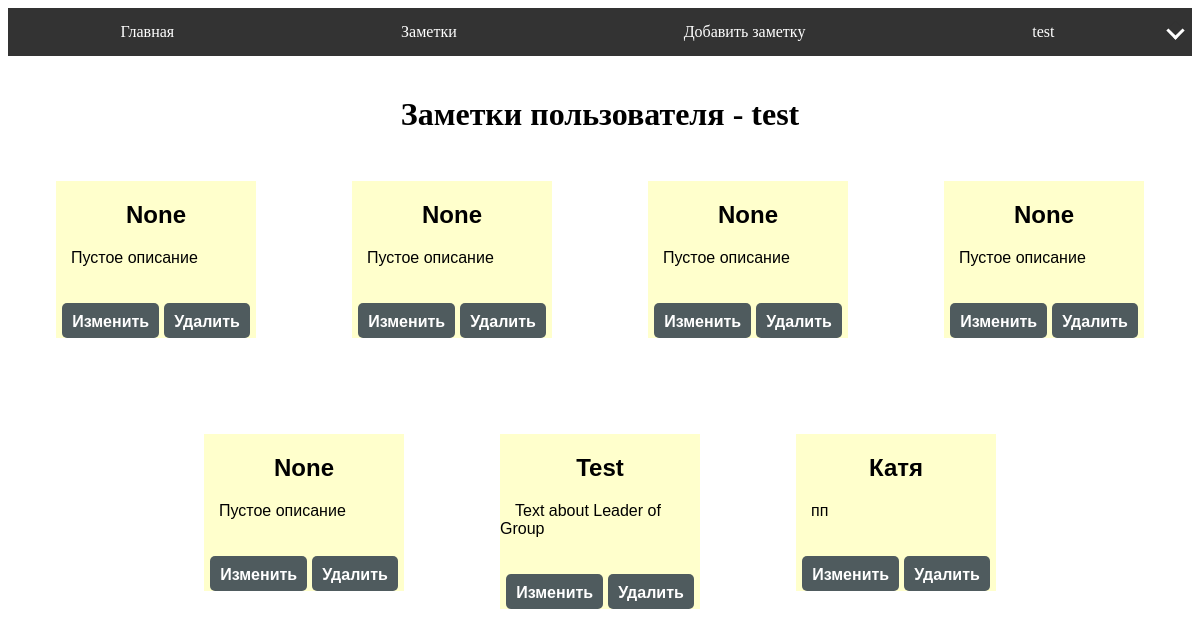
The app's page /notes/ (signed in) with its own data.
### test_app/models.py (models this page shows, shortened)
class User(AbstractUser):
    username = models.CharField(max_length=20, unique=True)
    first_name = models.CharField(max_length=10)
    last_name = models.CharField(max_length=10)
    email = models.EmailField(unique=True)
    password = models.CharField(max_length=30)

class Note(models.Model):
    owned = models.ForeignKey(User, on_delete=models.CASCADE)
    text = models.TextField(blank=True)
    description = models.TextField(blank=True)
    title = models.CharField(max_length=100, blank=True, null=True)

### test_app/views.py (the view)
# urls.py: path('notes/', views.notes, name='notes'),
def notes(request):
    if request.method == 'GET':
        if request.user is not AnonymousUser:
            content = Note.objects.filter(owned=request.user)
            if content.count() == 0:
                return HttpResponse("<h3>NO NOTES</h3>"
                                    "<a href='/add_note'>ADD NOTE</a>")
            print(content)
            context = {'notes': content,
                       'user': request.user}
        else:
            return render(request, 'login_page.html')
        return render(request, 'notes.html', context)

### templates/notes.html
{% extends "base.html" %}
{% block content %}
    <h1 class='title-notes'>Заметки пользователя - {{ user.username }}</h1>
    <div class="notes-container" style="display: flex; flex-wrap: wrap; height: 300px">
        {% for note in notes %}
            <div class="note-container">
                <div class="note-title">
                    <h2><a href={% url 'note' pk=note.id %}>{{ note.title }}</a></h2>
                </div>
                <div class="note-description">
                    {% if note.description != "" %}
                    <p>{{ note.description }}</p>
                    {% else %}
                    <p>Пустое описание</p>
                    {% endif %}
                </div>
                <div class="note-button">
                    <a href="{% url 'edit_note' pk=note.id %}">Изменить</a>
                    <a href="{% url 'delete_note' pk=note.id %}">Удалить</a>
                </div>
            </div>
        {% endfor %}
    </div>
{% endblock %}

### templates/base.html (shortened to what this page needs)
<!DOCTYPE html>
{% load static %}
<html lang="en">
<head>
    <link rel="stylesheet" href="{% static 'style.css' %}">
    <link rel="stylesheet" href="https://unicons.iconscout.com/release/v4.0.0/css/line.css">
</head>
<body>
    {% include 'header.html' %}
    {% block content %}
    {% endblock %}
</body>
</html>

### templates/header.html (shortened to what this page needs)
<!DOCTYPE html>
{% load static %}
<html lang="en">
<head>
    <link rel="stylesheet" href="{% static 'style.css' %}">
    <link rel="stylesheet" href="https://unicons.iconscout.com/release/v4.0.0/css/line.css">
</head>
<body>
    <nav class="navbar">
        <a href="{% url 'base' %}" class='acitve'>Главная</a>
        {%  if user.is_authenticated %}
            <a class="nav-notes" href="{% url 'notes' %}">Заметки</a>
            <a class="nav-note" href="{% url 'add_note' %}">Добавить заметку</a>
            <a class="nav-profile" href="{% url 'profile' %}">{{ user.username }}</a>
            <div class='dropdown'>
                <i class='arrow-down'></i>
            </div>
        {% else %}
            <a class="nav-link" href="{% url 'login' %}">Войти</a>
            <a class="nav-link" href="{% url 'sign_up' %}">Зарегистрироваться</a>
        {% endif %}
    </nav>
</body>
</html>

### test_app/static/style.css (style rules this page uses)
.navbar { list-style: none; margin: 0; padding: 0; overflow:visible; display: flex; flex-direction: row; align-content: stretch; background-color: #333; }
.navbar a { text-decoration: none; color: #fff; justify-content: center; margin-right: 2px; text-align: center; line-height: center; cursor: pointer; flex-grow: 1; line-height: 3em; }
.dropdown { position: relative; display: inline-block; line-height: 2em; margin-top: 1em; margin-right: 10px; }
i { border: solid white; background-color: #333; border-width: 0 3px 3px 0; display: flex; padding: 5px; overflow: hidden; }
.arrow-down { transform: rotate(45deg); -webkit-transform: rotate(45deg); }
.nav-profile { flex-grow: 0.2; }
.title-notes { text-align: center; margin-top: 40px; margin-bottom: 0px; }
.note-title h2 { text-align: center; }
.note-title h2 a { text-decoration: none; color: black; }
.note-button { display: flex; flex-direction: row; justify-content:center; }
.note-button a { display: block; width: fit-content; height: 15px; background: #4f5b5e; padding: 10px; text-align: center; border-radius: 5px; color: white; font-weight: bold; line-height: normal; text-decoration: none; float: left; margin-top: 20px; margin-right: 5px; margin-bottom: 0px; }
.note-button a:last-child { margin-right: 0px; }
.note-container { font-family:arial,sans-serif; font-size:100%; margin:3em; background:#ffc; color:#000; width: 200px; }
.notes-container { justify-content: center; align-items:start; }

### templates/base.html (style rules this page uses)
p:first-child { text-indent: 15px; }

### records on screen
User: username "test"
Note: title "None", description "Пустое описание"
Note: title "None", description "Пустое описание"
Note: title "None", description "Пустое описание"
Note: title "None", description "Пустое описание"
Note: title "None", description "Пустое описание"
Note: title "Test", description "Text about Leader of Group"
Note: title "Катя", description "пп"
